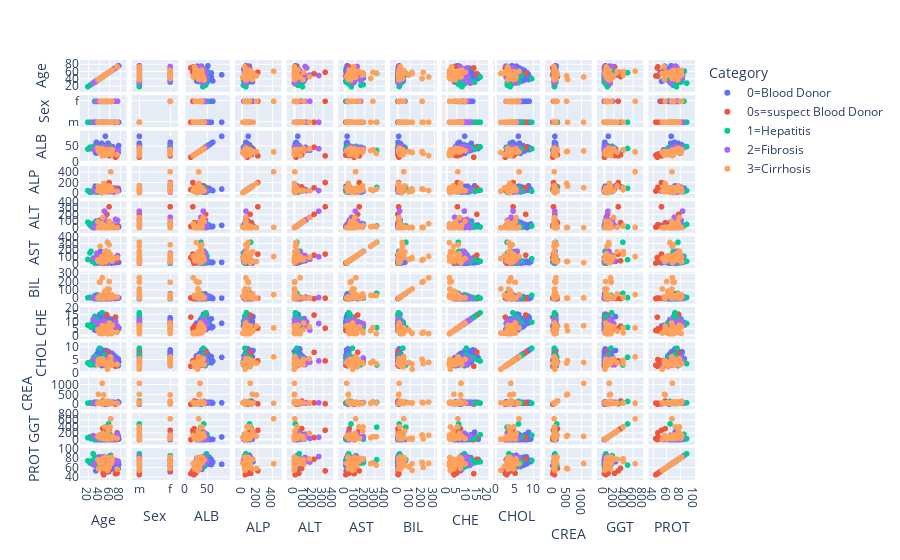

The notebook cell this image was saved under:
### Markdown cell above
##Scatter Matrix

**Category** contains the code indicating the diagnosis.
0=Blood donor (undiagnosed)
0s=suspect blood donor (suspected of liver disease, unconfirmed)
1=Hepatitis
2=Fibrosis
3=Cirrhosis
If we were using a supervised machine learning technique, this column might be the target and the values would be training labels. </br>
Since we are using and unsupervised technique, we will just use Category in our visual data exploration, and not in the actual clustering algorithm.

Read about the plotly.express [scatter_matrix](https://plotly.com/python/splom/)

**Run the plotly command below which plots the correlations between the labs for each value of Category.**

### Code cell
scat_plots = data.drop(columns='Category')
fig = px.scatter_matrix(data,
dimensions=list(scat_plots.columns),
color = 'Category' )
fig.show()

### Figure 1 — Plotly figure (JSON) as saved in the notebook; plotly's stock layout.template omitted (floating-point values rounded to 4 significant figures; data arrays with more than 128 entries replaced by an {"elided": "..."} marker saying what was removed)
{"data": [{"dimensions": [{"axis": {"matches": true}, "label": "Age", "values": {"elided": "533 int values"}}, {"axis": {"matches": true}, "label": "Sex", "values": {"elided": "533 str values"}}, {"axis": {"matches": true}, "label": "ALB", "values": {"elided": "533 float values"}}, {"axis": {"matches": true}, "label": "ALP", "values": {"elided": "533 float values"}}, {"axis": {"matches": true}, "label": "ALT", "values": {"elided": "533 float values"}}, {"axis": {"matches": true}, "label": "AST", "values": {"elided": "533 float values"}}, {"axis": {"matches": true}, "label": "BIL", "values": {"elided": "533 float values"}}, {"axis": {"matches": true}, "label": "CHE", "values": {"elided": "533 float values"}}, {"axis": {"matches": true}, "label": "CHOL", "values": {"elided": "533 float values"}}, {"axis": {"matches": true}, "label": "CREA", "values": {"elided": "533 int values"}}, {"axis": {"matches": true}, "label": "GGT", "values": {"elided": "533 float values"}}, {"axis": {"matches": true}, "label": "PROT", "values": {"elided": "533 float values"}}], "hovertemplate": "Category=0=Blood Donor<br>%{xaxis.title.text}=%{x}<br>%{yaxis.title.text}=%{y}<extra></extra>", "legendgroup": "0=Blood Donor", "marker": {"color": "#636efa", "symbol": "circle"}, "name": "0=Blood Donor", "showlegend": true, "type": "splom"}, {"dimensions": [{"axis": {"matches": true}, "label": "Age", "values": [47, 48, 49, 55, 71, 74, 59]}, {"axis": {"matches": true}, "label": "Sex", "values": ["m", "m", "m", "m", "m", "m", "f"]}, {"axis": {"matches": true}, "label": "ALB", "values": [22.5, 24.9, 21.6, 47.3, 14.9, 20.3, 19.3]}, {"axis": {"matches": true}, "label": "ALP", "values": [124, 116.9, 42.2, 106, 69.8, 84, 208.2]}, {"axis": {"matches": true}, "label": "ALT", "values": [79.5, 49.2, 9.5, 208.8, 19.7, 22.8, 325.3]}, {"axis": {"matches": true}, "label": "AST", "values": [46.7, 24.3, 10.6, 130.6, 95.2, 43, 146.6]}, {"axis": {"matches": true}, "label": "BIL", "values": [2.3, 4.9, 2.4, 0.8, 9.8, 5.7, 6.9]}, {"axis": {"matches": true}, "label": "CHE", "values": [6.83, 3.44, 3.75, 14.8, 13.3, 4.91, 5.33]}, {"axis": {"matches": true}, "label": "CHOL", "values": [4.3, 5.25, 3.01, 8.08, 2.61, 3.19, 4.72]}, {"axis": {"matches": true}, "label": "CREA", "values": [170, 29, 64, 76, 9, 52, 32]}, {"axis": {"matches": true}, "label": "GGT", "values": [345.6, 83, 38.9, 71.6, 7.6, 218.3, 295.6]}, {"axis": {"matches": true}, "label": "PROT", "values": [58.6, 47.8, 44.8, 78.3, 47, 47.8, 53.1]}], "hovertemplate": "Category=0s=suspect Blood Donor<br>%{xaxis.title.text}=%{x}<br>%{yaxis.title.text}=%{y}<extra></extra>", "legendgroup": "0s=suspect Blood Donor", "marker": {"color": "#EF553B", "symbol": "circle"}, "name": "0s=suspect Blood Donor", "showlegend": true, "type": "splom"}, {"dimensions": [{"axis": {"matches": true}, "label": "Age", "values": [38, 19, 23, 25, 27, 29, 30, 32, 32, 34, 35, 36, 38, 41, 44, 46, 50, 51, 56, 58, 33, 41, 50, 61]}, {"axis": {"matches": true}, "label": "Sex", "values": ["m", "m", "m", "m", "m", "m", "m", "m", "m", "m", "m", "m", "m", "m", "m", "m", "m", "m", "m", "m", "f", "f", "f", "f"]}, {"axis": {"matches": true}, "label": "ALB", "values": [45, 41, 47, 42, 45, 49, 45, 45, 41, 46, 47, 44, 41, 42, 49, 48, 42, 43, 37, 43, 43, 37, 40, 50]}, {"axis": {"matches": true}, "label": "ALP", "values": [56.3, 52.5, 19.1, 38.2, 27.5, 52.5, 52.5, 34.6, 34.4, 36.7, 37.9, 32.9, 20.6, 39.6, 27.3, 59.5, 41.6, 37.2, 114, 99.1, 29.6, 31.2, 32.7, 34.4]}, {"axis": {"matches": true}, "label": "ALT", "values": [7.7, 87, 38.9, 63.3, 10.5, 53, 66, 44.3, 12.1, 7.4, 13.3, 9.4, 15.2, 26.5, 40.2, 11.6, 10.2, 21.4, 27.8, 12.2, 3.8, 8.2, 9, 27.4]}, {"axis": {"matches": true}, "label": "AST", "values": [33.1, 67, 164.2, 187.7, 37.8, 39, 45, 96.2, 60.9, 31.6, 48.4, 32, 53.5, 77.6, 31.1, 39, 38.1, 132.8, 324, 63.2, 16.7, 38.3, 46, 114.4]}, {"axis": {"matches": true}, "label": "BIL", "values": [7, 12, 17, 14, 10, 15, 14, 16, 6, 9, 8, 14, 24, 42, 13, 7, 17, 5, 67, 13, 6, 7, 10, 22]}, {"axis": {"matches": true}, "label": "CHE", "values": [9.58, 7.55, 7.09, 6, 8.77, 8.79, 12.16, 10.11, 13.8, 9.71, 10.3, 11.42, 10.23, 9.67, 8.91, 16.41, 9.54, 10.12, 5.75, 5.95, 6.88, 7.08, 7.51, 9.48]}, {"axis": {"matches": true}, "label": "CHOL", "values": [6, 3.9, 3.2, 4.28, 3.2, 3.6, 6.1, 6.28, 5.48, 5.37, 4.14, 5.73, 4.89, 9.67, 4.07, 4.65, 7.04, 5.23, 3.09, 6.15, 5.72, 5.3, 4.67, 4.62]}, {"axis": {"matches": true}, "label": "CREA", "values": [77.9, 62, 79.3, 66.9, 55.2, 79, 86, 81.2, 45.4, 82.3, 69.2, 68.6, 81.8, 57.7, 81.5, 66.4, 75.3, 76.2, 97.7, 147.3, 58.8, 60.8, 56.6, 61.9]}, {"axis": {"matches": true}, "label": "GGT", "values": [18.9, 65, 90.4, 40.2, 35.9, 37, 43, 48.1, 33.1, 34.4, 68.2, 40.6, 57.9, 143.4, 27.6, 158.2, 92.1, 76.4, 392.2, 491, 11.5, 24.7, 22.3, 169.8]}, {"axis": {"matches": true}, "label": "PROT", "values": [63, 75, 70.1, 70.5, 74.5, 90, 77, 82.1, 71.1, 71.6, 76, 70.9, 71.1, 75.8, 72.8, 72.7, 72.3, 76.7, 77.3, 65.6, 78.2, 82.4, 70.1, 86]}], "hovertemplate": "Category=1=Hepatitis<br>%{xaxis.title.text}=%{x}<br>%{yaxis.title.text}=%{y}<extra></extra>", "legendgroup": "1=Hepatitis", "marker": {"color": "#00cc96", "symbol": "circle"}, "name": "1=Hepatitis", "showlegend": true, "type": "splom"}, {"dimensions": [{"axis": {"matches": true}, "label": "Age", "values": [29, 40, 46, 48, 49, 49, 50, 53, 54, 57, 59, 64, 71, 36, 38, 57, 68, 49, 51, 56, 75]}, {"axis": {"matches": true}, "label": "Sex", "values": ["m", "m", "m", "m", "m", "m", "m", "m", "m", "m", "m", "m", "m", "f", "f", "f", "f", "f", "f", "f", "f"]}, {"axis": {"matches": true}, "label": "ALB", "values": [41, 39, 45, 49, 39, 46, 42, 46, 41, 47, 44, 38, 37, 46, 40, 43, 43, 39, 37, 39, 36]}, {"axis": {"matches": true}, "label": "ALP", "values": [43.1, 43.1, 26.9, 45.2, 52.5, 52.5, 52.5, 52.5, 41.8, 29.7, 34.5, 35.7, 52.5, 39.3, 39.8, 52.1, 22.9, 52.5, 52.5, 52.5, 52.5]}, {"axis": {"matches": true}, "label": "ALT", "values": [2.4, 23.8, 23.1, 19.3, 118, 114, 258, 34, 41.5, 10.2, 8.9, 7.1, 130, 67.1, 14.9, 8.3, 5, 46, 164, 42, 114]}, {"axis": {"matches": true}, "label": "AST", "values": [83.5, 114.7, 125, 69.1, 62, 75, 106, 43, 187.9, 55.9, 74.5, 41.3, 90, 161.9, 68.9, 35.8, 42.1, 39, 70, 34, 125]}, {"axis": {"matches": true}, "label": "BIL", "values": [6, 11, 17, 30, 10, 16, 15, 14, 21, 12, 6, 13, 15, 13, 11, 18, 12, 9, 9, 10, 14]}, {"axis": {"matches": true}, "label": "CHE", "values": [11.49, 9.64, 6.97, 7.76, 7.28, 10.43, 8.74, 8.77, 8.59, 6.6, 9.45, 7.1, 9.92, 9.24, 8.55, 8.61, 7.29, 10.21, 3.99, 7.75, 6.65]}, {"axis": {"matches": true}, "label": "CHOL", "values": [5.42, 4.2, 4.01, 4.22, 3.5, 5.2, 4.7, 4, 5.85, 4.64, 4.45, 4.52, 4.7, 4.81, 4.31, 6.19, 4.89, 3.1, 4.2, 5, 3.2]}, {"axis": {"matches": true}, "label": "CREA", "values": [55.2, 70.9, 60.5, 76.7, 72, 72, 77, 112, 91, 70.9, 65, 70, 79, 65.3, 60.5, 71.4, 80.9, 89, 67, 80, 57]}, {"axis": {"matches": true}, "label": "GGT", "values": [130, 127.3, 72.2, 28.4, 74, 59, 80, 203, 104.9, 69.6, 95.3, 53, 77, 60, 40.1, 27.9, 11.9, 53, 43, 84, 177]}, {"axis": {"matches": true}, "label": "PROT", "values": [66.5, 81.3, 73, 72.3, 81, 82, 84, 76, 79.1, 80.9, 69.7, 66.8, 76, 73.9, 76.5, 82, 76.1, 79, 72, 78, 72]}], "hovertemplate": "Category=2=Fibrosis<br>%{xaxis.title.text}=%{x}<br>%{yaxis.title.text}=%{y}<extra></extra>", "legendgroup": "2=Fibrosis", "marker": {"color": "#ab63fa", "symbol": "circle"}, "name": "2=Fibrosis", "showlegend": true, "type": "splom"}, {"dimensions": [{"axis": {"matches": true}, "label": "Age", "values": [38, 39, 41, 42, 45, 46, 46, 47, 51, 51, 56, 56, 56, 58, 59, 59, 59, 61, 65, 74, 42, 49, 52, 58, 59, 62, 64, 64, 46, 59]}, {"axis": {"matches": true}, "label": "Sex", "values": ["m", "m", "m", "m", "m", "m", "m", "m", "m", "m", "m", "m", "m", "m", "m", "m", "m", "m", "m", "m", "f", "f", "f", "f", "f", "f", "f", "f", "f", "f"]}, {"axis": {"matches": true}, "label": "ALB", "values": [44, 34, 31, 36, 29, 20, 35, 42, 39, 33, 27, 23, 30, 31, 36, 27, 31, 39, 39, 23, 33, 33, 39, 34, 39, 32, 24, 29, 33, 36]}, {"axis": {"matches": true}, "label": "ALP", "values": [52.5, 137.8, 85.3, 69.6, 11.3, 52.5, 109.6, 52.5, 66, 29.6, 81.1, 105.6, 40.4, 143.1, 49.7, 73.8, 86.3, 102.9, 52.5, 34.1, 79, 190.7, 37, 46.4, 51.3, 416.6, 102.8, 87.3, 52.5, 52.5]}, {"axis": {"matches": true}, "label": "ALT", "values": [94, 4.8, 4.8, 14.9, 7.1, 62, 2.3, 159, 29.6, 4.5, 17, 5.1, 0.9, 7, 5.2, 4, 5.4, 27.3, 40, 2.1, 3.7, 1.2, 1.3, 15, 19.6, 5.9, 2.9, 3.5, 39, 100]}, {"axis": {"matches": true}, "label": "AST", "values": [60, 35.6, 60.2, 263.1, 101.9, 113, 19.2, 102, 185, 66.6, 319.8, 123, 80.3, 181.8, 110.1, 65.2, 95.4, 143.2, 54, 90.4, 55.7, 36.3, 30.4, 150, 285.8, 110.3, 44.4, 99, 62, 80]}, {"axis": {"matches": true}, "label": "BIL", "values": [12, 9, 200, 40, 31, 254, 11, 11, 19, 91, 37, 43, 119, 58, 37, 209, 117, 15, 13, 22, 200, 7, 21, 8, 40, 50, 20, 48, 20, 12]}, {"axis": {"matches": true}, "label": "CHE", "values": [4.37, 3.65, 1.8, 3.61, 1.73, 1.48, 7.1, 6.29, 2, 4.02, 1.42, 1.8, 1.88, 3.29, 2.29, 2.47, 1.57, 5.38, 7.5, 2.5, 1.72, 6.92, 6.33, 6.26, 5.77, 5.57, 1.54, 1.66, 3.56, 9.07]}, {"axis": {"matches": true}, "label": "CHOL", "values": [3.2, 4.82, 5.34, 3.93, 3.71, 4.1, 4.1, 5.5, 3.6, 4.08, 3.54, 2.4, 1.43, 3.92, 3.68, 3.61, 3.51, 4.88, 3.29, 3.29, 5.16, 3.82, 3.78, 3.98, 4.51, 6.3, 3.02, 3.63, 4.2, 5.3]}, {"axis": {"matches": true}, "label": "CREA", "values": [61, 519, 106.4, 49.6, 76.7, 114, 1079.0, 58, 58.3, 75.9, 66.9, 62.7, 79.3, 66.4, 118.2, 71.7, 60.5, 72.3, 70, 51, 89.1, 485.9, 158.2, 56, 136.1, 55.7, 63, 66.7, 52, 67]}, {"axis": {"matches": true}, "label": "GGT", "values": [99, 133.4, 151, 61, 65.6, 138, 105.6, 201, 399.5, 28.5, 93.7, 35.9, 17.6, 273.7, 56.9, 28.5, 53.6, 400.3, 107, 46.8, 146.3, 112, 142.5, 49.7, 101.1, 650.9, 35.9, 64.2, 50, 34]}, {"axis": {"matches": true}, "label": "PROT", "values": [77, 57.5, 71.8, 68.6, 70, 69.1, 69.1, 79, 79.4, 62.3, 65.3, 62.8, 54.2, 78.1, 74.8, 60.6, 68.5, 73.4, 79, 57.1, 69.9, 58.5, 82.7, 80.6, 70.5, 68.5, 71.3, 82, 71, 68]}], "hovertemplate": "Category=3=Cirrhosis<br>%{xaxis.title.text}=%{x}<br>%{yaxis.title.text}=%{y}<extra></extra>", "legendgroup": "3=Cirrhosis", "marker": {"color": "#FFA15A", "symbol": "circle"}, "name": "3=Cirrhosis", "showlegend": true, "type": "splom"}], "layout": {"dragmode": "select", "legend": {"title": {"text": "Category"}, "tracegroupgap": 0}, "margin": {"t": 60}}}
